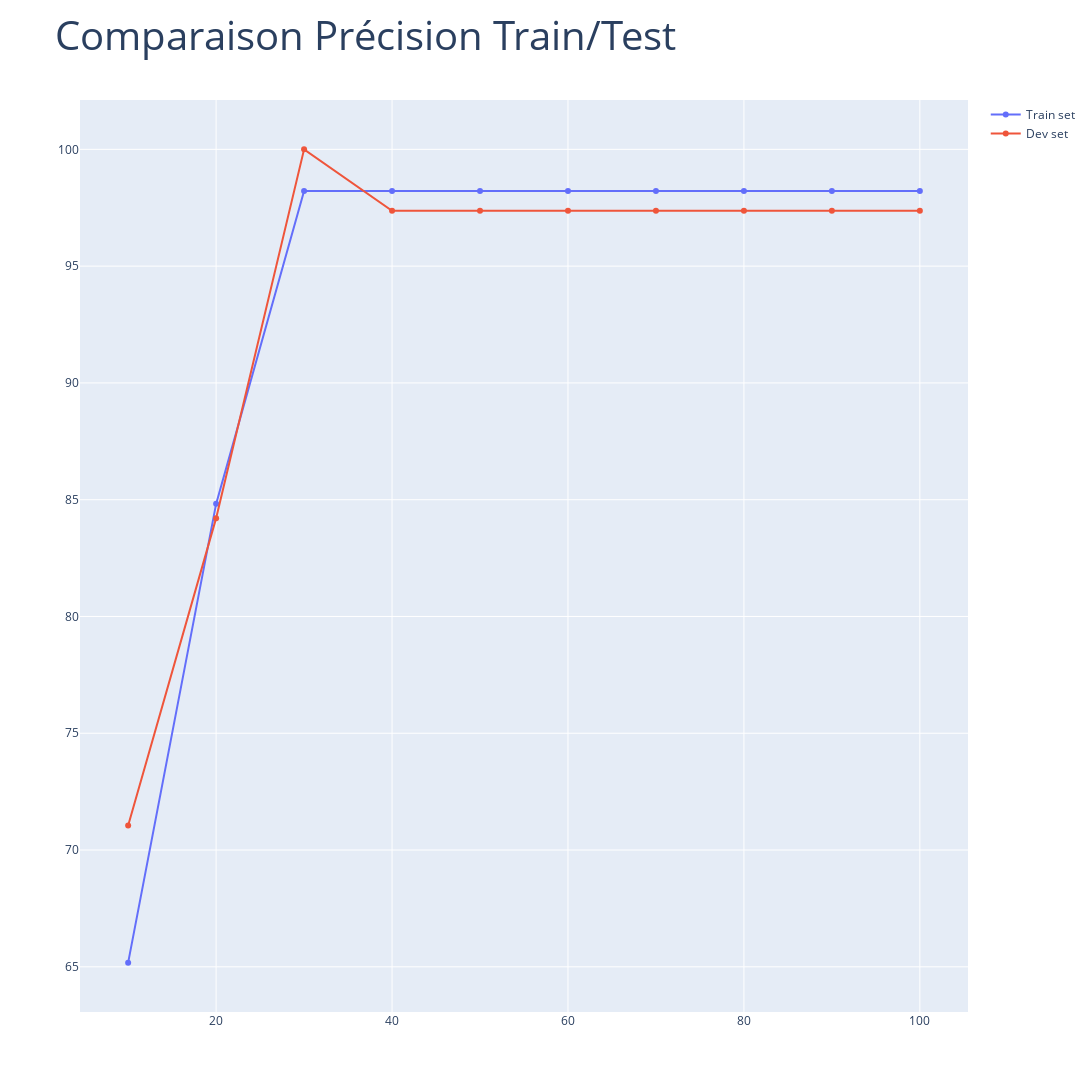

Notebook code for this chart:
### Markdown cell above
## Graphique

### Code cell
train_line =go.Scatter(x=tab_epoch,y=acc_train,name='Train set')
dev_line =go.Scatter(x=tab_epoch,y=acc_dev,name='Dev set')

layout = go.Layout(title="Comparaison Précision Train/Test",titlefont=dict(size=40),autosize=False, width=1100,height=1100)

data=[train_line,dev_line]
fig = go.Figure(data=data, layout=layout)
fig.show()

### Figure 1 — Plotly figure (JSON) as saved in the notebook; plotly's stock layout.template omitted (floating-point values rounded to 4 significant figures)
{"data": [{"name": "Train set", "type": "scatter", "x": [10, 20, 30, 40, 50, 60, 70, 80, 90, 100], "y": [65.18, 84.82, 98.21, 98.21, 98.21, 98.21, 98.21, 98.21, 98.21, 98.21]}, {"name": "Dev set", "type": "scatter", "x": [10, 20, 30, 40, 50, 60, 70, 80, 90, 100], "y": [71.05, 84.21, 100, 97.37, 97.37, 97.37, 97.37, 97.37, 97.37, 97.37]}], "layout": {"autosize": false, "height": 1100, "title": {"font": {"size": 40}, "text": "Comparaison Précision Train/Test"}, "width": 1100}}
